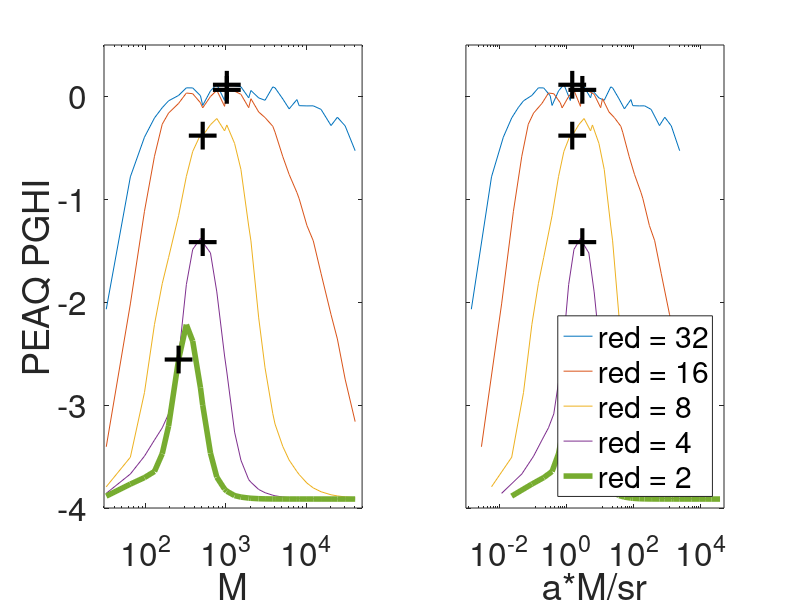

Source code (MATLAB): (Note: this script raises an error after producing the figure.)
load('pghi_gla_ljspeech.mat')

%Prep

sr = 22050;
tfrs = (M.^2./(L.*red)')';
tfrs = tfrs*L/sr;
means = mean(to_save_pghi, 1);


figure(2);

%First
ax1 = subplot(121);
semilogx(M, means(1, :, 1), M, means(1, :, 2), M, means(1, :, 3), M, means(1, :, 4), M, means(1, :, 5),'LineWidth',4)

hold on

%semilogx(M.^2, tfrs(:, 1));

semilogx(512, means(1, find(M==512), 4), '+','LineWidth',3, 'Color','black','MarkerSize',20)
semilogx(1024, means(1, find(M==1024), 2), '+','LineWidth',3, 'Color','black','MarkerSize',20)

semilogx(256, means(1, find(M==256), 5), '+','LineWidth',3, 'Color','black','MarkerSize',20)
semilogx(512, means(1, find(M==512), 3), '+','LineWidth',3, 'Color','black','MarkerSize',20)
semilogx(1024, means(1, find(M==1024), 1), '+','LineWidth',3, 'Color','black','MarkerSize',20)

xlabel('M','FontSize',24)
ylabel('PEAQ PGHI','FontSize',24)

%legend({'red = 32','red = 16', 'red = 8', 'red = 4', 'red = 2'},'Location','southeast','FontSize',24)
set(gca,'Fontsize',24);

axis([3e1,5e4,-4,0.5])

ax1_pos = get(ax1,'Position');

%Second
ax2 = subplot(122);

semilogx(tfrs(:, 1), means(1, :, 1), tfrs(:, 2), means(1, :, 2), tfrs(:, 3), means(1, :, 3), tfrs(:, 4), means(1, :, 4), tfrs(:, 5), means(1, :, 5),'LineWidth',4)
hold on

%semilogx(M.^2, tfrs(:, 1));

semilogx(M(find(M==512))^2/(sr*4), means(1, find(M==512), 4), '+','LineWidth',3, 'Color','black','MarkerSize',20)
semilogx(M(find(M==1024))^2/(sr*16), means(1, find(M==1024), 2), '+','LineWidth',3, 'Color','black','MarkerSize',20)

semilogx(M(find(M==256))^2/(sr*2), means(1, find(M==256), 5), '+','LineWidth',3, 'Color','black','MarkerSize',20)
semilogx(M(find(M==512))^2/(sr*8), means(1, find(M==512), 3), '+','LineWidth',3, 'Color','black','MarkerSize',20)
semilogx(M(find(M==1024))^2/(sr*32), means(1, find(M==1024), 1), '+','LineWidth',3, 'Color','black','MarkerSize',20)

xlabel('a*M/sr','FontSize',24)
%ylabel('PEAQ','FontSize',24)
set(gca, 'XTick', [1e-2,1,1e2,1e4])
set(gca,'YTickLabel',[]);
legend({'red = 32','red = 16', 'red = 8', 'red = 4', 'red = 2'},'Location','southeast','FontSize',24)
set(gca,'Fontsize',24);
axis([1e-3,5e4,-4,0.5])

hold off

subplot(121);
sgtitle('Perceptual quality of phaseless reconstruction','FontSize',24);

